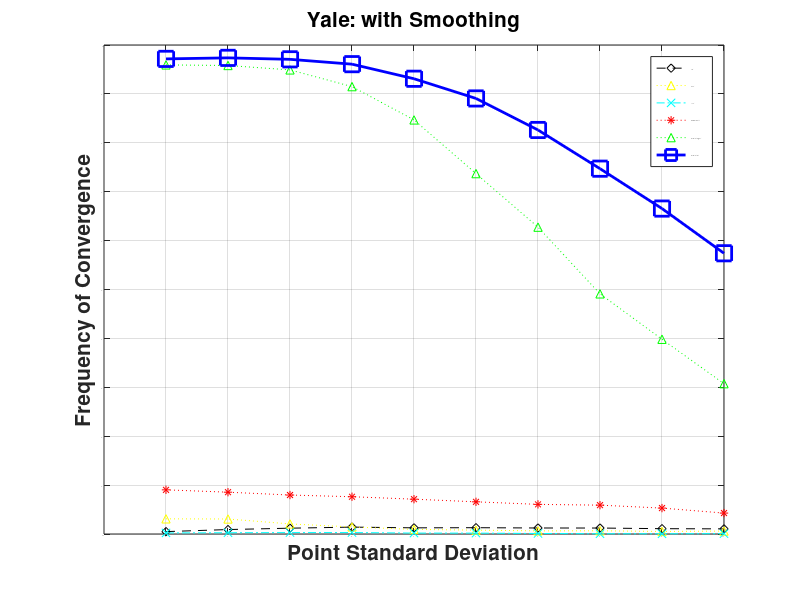

Reproduce this figure in MATLAB.
% plot_results_AR
% reproduces Fig 5a of the paper 
% G. Tzimiropoulos, S. Zafeiriou and M. Pantic, "Robust and Efficient Parametric Face Alignment", ICCV 2011

clear; clc; close all

load resultsYaleSmoothing.mat; %load results

results = mean(results,2);
results = mean(results,1);
results = squeeze(results);

affine_ic = results(:,1)/100;
affine_ECC_ic = results(:,2)/100;
affine_ic_irls = results(:,3)/100;
affine_GaborFourier_ic = results(:,4)/100;
affine_GradientImages_ic = results(:,5)/100;
affine_GradientCorr_ic = results(:,6)/100;

var = 1:10;
figure; plot(var, affine_ic, 'black--diamond', var, affine_ECC_ic, 'yellow:^',  var, affine_ic_irls, 'c-.x', var, affine_GaborFourier_ic, 'r:*', var, affine_GradientImages_ic, 'green:^', var, affine_GradientCorr_ic, 'blue-s',  'MarkerSize',11, 'linewidth', 2); grid on
set(gca, 'FontSize', 0.1)
set(gca, 'FontWeight', 'bold')
xtick = var; 
ytick = 0:0.1:1;
set(gca, 'xtick', xtick);
set(gca,'ytick', ytick);
ylabel('Frequency of Convergence', 'Interpreter','tex', 'fontsize', 15)
xlabel('Point Standard Deviation', 'Interpreter','tex', 'fontsize', 15)
legend('LK-ic', 'ECC-ic',  'IRLS-ic', 'GaborFourier-ic', 'GradientImages-ic', 'GradientCorr-ic')
title('Yale: with Smoothing','Interpreter','tex', 'fontsize', 15)
